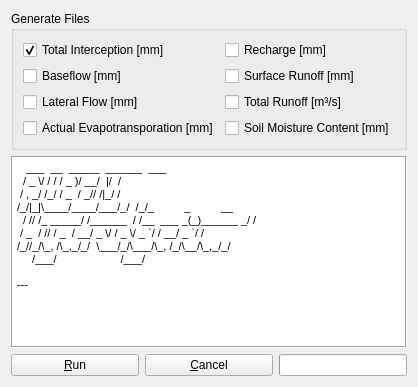
     <widget class="QWidget" name="tab_Run">
      <attribute name="title">
       <string>Run</string>
      </attribute>
      <layout class="QVBoxLayout" name="verticalLayout_23">
       <item>
        <layout class="QVBoxLayout" name="verticalLayout_5">
         <item>
          <widget class="QGroupBox" name="groupBox_GenerateFiles">
           <property name="sizePolicy">
            <sizepolicy hsizetype="Minimum" vsizetype="Minimum">
             <horstretch>0</horstretch>
             <verstretch>0</verstretch>
            </sizepolicy>
           </property>
           <property name="title">
            <string>Generate Files</string>
           </property>
           <layout class="QGridLayout" name="gridLayout_33">
            <item row="0" column="0">
             <layout class="QGridLayout" name="gridLayout_32">
              <item row="0" column="0">
               <widget class="QCheckBox" name="checkBox_InterceptionInt">
                <property name="sizePolicy">
                 <sizepolicy hsizetype="Minimum" vsizetype="Minimum">
                  <horstretch>0</horstretch>
                  <verstretch>0</verstretch>
                 </sizepolicy>
                </property>
                <property name="toolTip">
                 <string>It enables the generation of raster files and/or tabular for Total Interception data.</string>
                </property>
                <property name="whatsThis">
                 <string>This option allows to generate or not the results maps of Total Interception (I) [mm]  in raster format for all simulation period or .csv for each pixel of stations map.</string>
                </property>
                <property name="text">
                 <string>Total Interception [mm]</string>
                </property>
                <property name="checked">
                 <bool>true</bool>
                </property>
               </widget>
              </item>
              <item row="0" column="1">
               <widget class="QCheckBox" name="checkBox_RechargeRec">
                <property name="sizePolicy">
                 <sizepolicy hsizetype="Minimum" vsizetype="Minimum">
                  <horstretch>0</horstretch>
                  <verstretch>0</verstretch>
                 </sizepolicy>
                </property>
                <property name="toolTip">
                 <string>It enables the generation of raster files and/or tabular for Recharge data.</string>
                </property>
                <property name="whatsThis">
                 <string>This option allows to generate or not the results maps of Recharge (REC) [mm] in raster format for all simulation period or .csv for each pixel of stations map.</string>
                </property>
                <property name="text">
                 <string>Recharge [mm]</string>
                </property>
               </widget>
              </item>
              <item row="1" column="0">
               <widget class="QCheckBox" name="checkBox_InterceptionEb">
                <property name="sizePolicy">
                 <sizepolicy hsizetype="Minimum" vsizetype="Minimum">
                  <horstretch>0</horstretch>
                  <verstretch>0</verstretch>
                 </sizepolicy>
                </property>
                <property name="toolTip">
                 <string>It enables the generation of raster files and/or tabular for Baseflow data.</string>
                </property>
                <property name="whatsThis">
                 <string>&lt;html&gt;&lt;head/&gt;&lt;body&gt;&lt;p&gt;This option allows to generate or not the results maps of  Baseflow (BF) [mm]  in raster format for all simulation period or .csv for each pixel of stations map.&lt;/p&gt;&lt;/body&gt;&lt;/html&gt;</string>
                </property>
                <property name="text">
                 <string>Baseflow [mm]</string>
                </property>
               </widget>
              </item>
              <item row="2" column="0">
               <widget class="QCheckBox" name="checkBox_LateralFlowLf">
                <property name="sizePolicy">
                 <sizepolicy hsizetype="Minimum" vsizetype="Minimum">
                  <horstretch>0</horstretch>
                  <verstretch>0</verstretch>
                 </sizepolicy>
                </property>
                <property name="toolTip">
                 <string>It enables the generation of raster files and/or tabular for Lateral Flow data.</string>
                </property>
                <property name="whatsThis">
                 <string>This option allows to generate or not the resulting maps of Lateral Flow (LF) [mm] in raster format for all simulation period or .csv for each pixel of stations map.</string>
                </property>
                <property name="text">
                 <string>Lateral Flow [mm]</string>
                </property>
               </widget>
              </item>
              <item row="2" column="1">
               <widget class="QCheckBox" name="checkBox_RunoffVazao">
                <property name="sizePolicy">
                 <sizepolicy hsizetype="Minimum" vsizetype="Minimum">
                  <horstretch>0</horstretch>
                  <verstretch>0</verstretch>
                 </sizepolicy>
                </property>
                <property name="toolTip">
                 <string>It enables the generation of raster files and/or tabular for Total Runoff data.</string>
                </property>
                <property name="whatsThis">
                 <string>This option allows to generate or not the results maps of Total Runoff [m&lt;sup&gt;3&lt;/sup&gt;s&lt;sup&gt;-1&lt;/sup&gt;] in raster format for all simulation period or .csv for each pixel of stations map.</string>
                </property>
                <property name="text">
                 <string>Total Runoff [m³/s]</string>
                </property>
               </widget>
              </item>
              <item row="1" column="1">
               <widget class="QCheckBox" name="checkBox_RunoffEsd">
                <property name="sizePolicy">
                 <sizepolicy hsizetype="Minimum" vsizetype="Minimum">
                  <horstretch>0</horstretch>
                  <verstretch>0</verstretch>
                 </sizepolicy>
                </property>
                <property name="toolTip">
                 <string>It enables the generation of raster files and/or tabular for Surface Runoff data.</string>
                </property>
                <property name="whatsThis">
                 <string>&lt;html&gt;&lt;head/&gt;&lt;body&gt;&lt;p&gt;This option allows to generate or not the results maps of  Surface runoff (SR) [mm] in raster format for all simulation period or .csv for each pixel of stations map.&lt;/p&gt;&lt;/body&gt;&lt;/html&gt;</string>
                </property>
                <property name="text">
                 <string>Surface Runoff [mm]</string>
                </property>
               </widget>
              </item>
              <item row="3" column="1">
               <widget class="QCheckBox" name="checkBox_SoilMoistureTur">
                <property name="sizePolicy">
                 <sizepolicy hsizetype="Minimum" vsizetype="Minimum">
                  <horstretch>0</horstretch>
                  <verstretch>0</verstretch>
                 </sizepolicy>
                </property>
                <property name="toolTip">
                 <string>It enables the generation of raster files and/or tabular for Soil Moisture Content data.</string>
                </property>
                <property name="whatsThis">
                 <string>&lt;html&gt;&lt;head/&gt;&lt;body&gt;&lt;p&gt;This option allows to generate or not the results maps of Soil Moisture Content (Tur) [mm] in raster format for all simulation period or .csv for each pixel of stations map.&lt;/p&gt;&lt;/body&gt;&lt;/html&gt;</string>
                </property>
                <property name="text">
                 <string>Soil Moisture Content [mm]</string>
                </property>
               </widget>
              </item>
              <item row="3" column="0">
               <widget class="QCheckBox" name="checkBox_EvapotranspirationEvp">
                <property name="sizePolicy">
                 <sizepolicy hsizetype="Minimum" vsizetype="Minimum">
                  <horstretch>0</horstretch>
                  <verstretch>0</verstretch>
                 </sizepolicy>
                </property>
                <property name="toolTip">
                 <string>It enables the generation of raster files and/or tabular for Actual Evapotranspiration data.</string>
                </property>
                <property name="whatsThis">
                 <string>&lt;html&gt;&lt;head/&gt;&lt;body&gt;&lt;p&gt;This option allows to generate or not the results maps of Actual Evapotranspiration (ETa) [mm] in raster format for all simulation period or .csv for each pixel of stations map.&lt;/p&gt;&lt;p&gt;&lt;br/&gt;&lt;/p&gt;&lt;/body&gt;&lt;/html&gt;</string>
                </property>
                <property name="text">
                 <string>Actual Evapotransporation [mm]</string>
                </property>
               </widget>
              </item>
             </layout>
            </item>
           </layout>
          </widget>
         </item>
         <item>
          <layout class="QGridLayout" name="gridLayout_37">
           <item row="0" column="0">
            <widget class="QTextBrowser" name="textBrowser_log">
             <property name="frameShape">
              <enum>QFrame::Box</enum>
             </property>
             <property name="frameShadow">
              <enum>QFrame::Sunken</enum>
             </property>
             <property name="html">
              <string>&lt;!DOCTYPE HTML PUBLIC &quot;-//W3C//DTD HTML 4.0//EN&quot; &quot;http://www.w3.org/TR/REC-html40/strict.dtd&quot;&gt;
&lt;html&gt;&lt;head&gt;&lt;meta name=&quot;qrichtext&quot; content=&quot;1&quot; /&gt;&lt;style type=&quot;text/css&quot;&gt;
p, li { white-space: pre-wrap; }
&lt;/style&gt;&lt;/head&gt;&lt;body style=&quot; font-family:'MS Shell Dlg 2'; font-size:7.8pt; font-weight:400; font-style:normal;&quot;&gt;
&lt;p style=&quot; margin-top:12px; margin-bottom:0px; margin-left:0px; margin-right:0px; -qt-block-indent:0; text-indent:0px;&quot;&gt;&lt;a name=&quot;taag_font_SmallSlant&quot;&gt;&lt;/a&gt;&lt;span style=&quot; font-family:'Courier New'; font-size:8pt;&quot;&gt; &lt;/span&gt;&lt;span style=&quot; font-family:'Courier New'; font-size:8pt;&quot;&gt;  ___  __  _____  ______  ___                      &lt;/span&gt;&lt;/p&gt;
&lt;p style=&quot; margin-top:0px; margin-bottom:0px; margin-left:0px; margin-right:0px; -qt-block-indent:0; text-indent:0px;&quot;&gt;&lt;span style=&quot; font-family:'Courier New'; font-size:8pt;&quot;&gt;  / _ \/ / / / _ )/ __/  |/  /                      &lt;/span&gt;&lt;/p&gt;
&lt;p style=&quot; margin-top:0px; margin-bottom:0px; margin-left:0px; margin-right:0px; -qt-block-indent:0; text-indent:0px;&quot;&gt;&lt;span style=&quot; font-family:'Courier New'; font-size:8pt;&quot;&gt; / , _/ /_/ / _  / _// /|_/ /                       &lt;/span&gt;&lt;/p&gt;
&lt;p style=&quot; margin-top:0px; margin-bottom:0px; margin-left:0px; margin-right:0px; -qt-block-indent:0; text-indent:0px;&quot;&gt;&lt;span style=&quot; font-family:'Courier New'; font-size:8pt;&quot;&gt;/_/|_|\____/____/___/_/  /_/_          _          __&lt;/span&gt;&lt;/p&gt;
&lt;p style=&quot; margin-top:0px; margin-bottom:0px; margin-left:0px; margin-right:0px; -qt-block-indent:0; text-indent:0px;&quot;&gt;&lt;span style=&quot; font-family:'Courier New'; font-size:8pt;&quot;&gt;  / // /_ _____/ /______  / /__  ___ _(_)______ _/ /&lt;/span&gt;&lt;/p&gt;
&lt;p style=&quot; margin-top:0px; margin-bottom:0px; margin-left:0px; margin-right:0px; -qt-block-indent:0; text-indent:0px;&quot;&gt;&lt;span style=&quot; font-family:'Courier New'; font-size:8pt;&quot;&gt; / _  / // / _  / __/ _ \/ / _ \/ _ `/ / __/ _ `/ / &lt;/span&gt;&lt;/p&gt;
&lt;p style=&quot; margin-top:0px; margin-bottom:0px; margin-left:0px; margin-right:0px; -qt-block-indent:0; text-indent:0px;&quot;&gt;&lt;span style=&quot; font-family:'Courier New'; font-size:8pt;&quot;&gt;/_//_/\_, /\_,_/_/  \___/_/\___/\_, /_/\__/\_,_/_/  &lt;/span&gt;&lt;/p&gt;
&lt;p style=&quot; margin-top:0px; margin-bottom:12px; margin-left:0px; margin-right:0px; -qt-block-indent:0; text-indent:0px;&quot;&gt;&lt;span style=&quot; font-family:'Courier New'; font-size:8pt;&quot;&gt;     /___/                     /___/                &lt;/span&gt;&lt;/p&gt;
&lt;p style=&quot; margin-top:0px; margin-bottom:0px; margin-left:0px; margin-right:0px; -qt-block-indent:0; text-indent:0px;&quot;&gt;&lt;span style=&quot; font-family:'Tahoma'; font-size:8pt;&quot;&gt;---&lt;/span&gt;&lt;/p&gt;&lt;/body&gt;&lt;/html&gt;</string>
             </property>
             <property name="acceptRichText">
              <bool>true</bool>
             </property>
             <property name="textInteractionFlags">
              <set>Qt::LinksAccessibleByKeyboard|Qt::LinksAccessibleByMouse|Qt::TextBrowserInteraction|Qt::TextSelectableByKeyboard|Qt::TextSelectableByMouse</set>
             </property>
             <property name="placeholderText">
              <string>RUBEM Hydrological Log</string>
             </property>
            </widget>
           </item>
           <item row="1" column="0">
            <layout class="QGridLayout" name="gridLayout_36">
             <item row="0" column="0">
              <widget class="QPushButton" name="btn_Run">
               <property name="toolTip">
                <string>Run the model with defined configuration</string>
               </property>
               <property name="text">
                <string>&amp;Run</string>
               </property>
              </widget>
             </item>
             <item row="0" column="1">
              <widget class="QPushButton" name="btn_Cancel">
               <property name="toolTip">
                <string>Cancel model execution</string>
               </property>
               <property name="text">
                <string>&amp;Cancel</string>
               </property>
              </widget>
             </item>
             <item row="0" column="2">
              <widget class="QProgressBar" name="progressBar">
               <property name="sizePolicy">
                <sizepolicy hsizetype="Minimum" vsizetype="Minimum">
                 <horstretch>0</horstretch>
                 <verstretch>0</verstretch>
                </sizepolicy>
               </property>
               <property name="value">
                <number>0</number>
               </property>
               <property name="textVisible">
                <bool>false</bool>
               </property>
               <property name="invertedAppearance">
                <bool>false</bool>
               </property>
              </widget>
             </item>
            </layout>
           </item>
          </layout>
         </item>
        </layout>
       </item>
      </layout>
     </widget>
